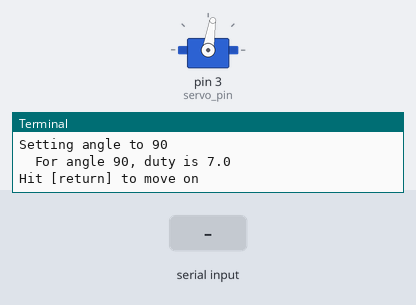
Simulated run of this program. Board: Raspberry Pi (header pin numbers). Shown: servo, the last lines printed to the terminal. Inputs (shaded band) come from the test bench. Servo angles are drawn from the pulse width (0.5 ms = 0°, 2.5 ms = 180°).

Above: at 2.2 s.
2.3 s: "1" typed at the terminal, then Enter
At 3.2 s:
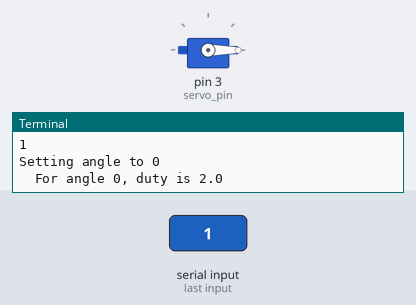
3.8 s: "0" typed at the terminal, then Enter
At 4.3 s:
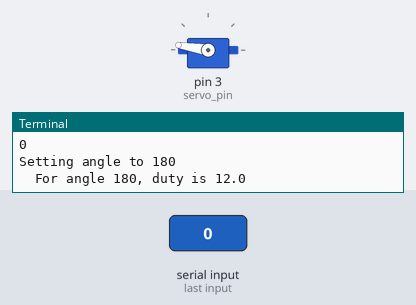
5.3 s: "2" typed at the terminal, then Enter
At 6.7 s:
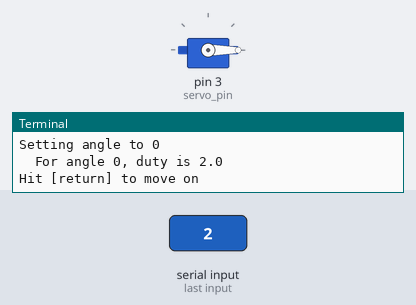
Timing chart, 0 to 8.3 s (numbered marks = the images above; inputs shaded):
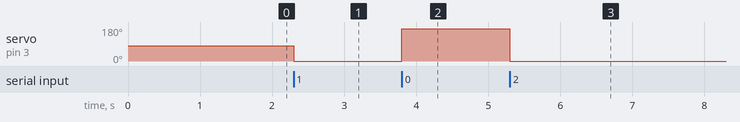

The program:

servo.driver.py
```python
#!/usr/bin/env python3
#
# Pure PWM in Python
#
# Drive a continuous or standard servo
# This code is more adapted for a Standard servo (function set_angle)
#
# Ground (black on continuous, or brown on standard) on pin #6
# 5V (red on continuous, or orange on standard) on pin #2
# Signal (white on continuous, or yellow on standard) on pin #3
#
# See also https://tutorials-raspberrypi.com/raspberry-pi-servo-motor-control/
#          https://www.instructables.com/Program-a-Servo-Build-a-Catapult-and-Solve-for-%ce%a0-w
#
# Doc at https://pypi.org/project/RPi.GPIO/,
#    and https://sourceforge.net/p/raspberry-gpio-python/wiki/Home/
#
import RPi.GPIO as GPIO
from time import sleep

servo_pin = 3  # Physical pin. (3: SDA)

print(f"RPi.GPIO version {GPIO.VERSION}")

def set_angle(angle: float) -> None:
    duty = angle / 18 + 2
    print(f"\tFor angle {angle}, duty is {duty}")
    GPIO.output(servo_pin, True)
    pwm.ChangeDutyCycle(duty)    # pwm defined below
    sleep(1)
    GPIO.output(servo_pin, False) # This would stop the servo. A continuous would stop spinning.
    pwm.ChangeDutyCycle(0)


GPIO.setmode(GPIO.BOARD)          # <= i.e. Use physical pin numbers
GPIO.setwarnings(False)
GPIO.setup(servo_pin, GPIO.OUT)

with_user_input = True   # Will use time delay otherwise

pwm = GPIO.PWM(servo_pin, 50)
pwm.start(0)

print("Setting angle to 90")
set_angle(90)
if with_user_input:
    user_input = input("Hit [return] to move on ")
else:
    sleep(1)

print("Setting angle to 0")
set_angle(0)
if with_user_input:
    user_input = input("Hit [return] to move on ")
else:
    sleep(1)

print("Setting angle to 180")
set_angle(180)
if with_user_input:
    user_input = input("Hit [return] to move on ")
else:
    sleep(1)

print("Setting angle to 0")
set_angle(0)
if with_user_input:
    user_input = input("Hit [return] to move on ")
#else:
#    sleep(1)

print("Done with Standard demo")
pwm.stop()

GPIO.cleanup()
```

Measured:
- after the input at 2.3 s, servo on pin 3 (servo_pin): 81° → 0° at once
- after the input at 3.8 s, servo on pin 3 (servo_pin): 0° → 171° at once
- after the input at 5.3 s, servo on pin 3 (servo_pin): 171° → 0° at once
